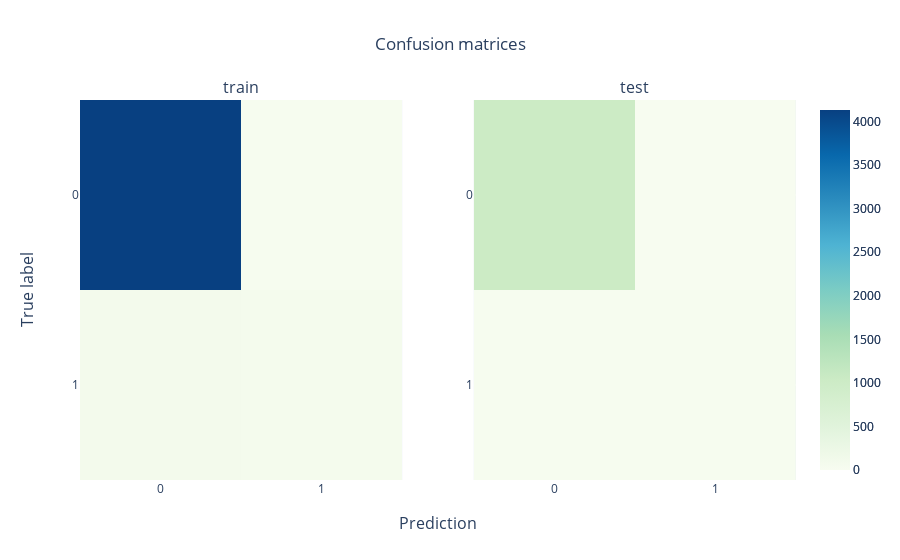

The code cell stored with this chart in its notebook:
### Code cell
# Visualize confusion matrices
from plotly.subplots import make_subplots
cm_train = confusion_matrix(y_train, Y_train_pred)
cm_test = confusion_matrix(y_test, Y_test_pred)

fig = make_subplots(rows = 1, cols = 2, subplot_titles = ("train", "test"), 
                    x_title = 'Prediction', y_title = 'True label')
fig.update_layout(
        title = go.layout.Title(text = "Confusion matrices", x = 0.5))
fig.update_yaxes(autorange='reversed')
fig.add_trace(
    go.Heatmap(
        name = 'train',
        x = ['0', '1'], 
        y = ['0', '1'], 
        z = cm_train,
        colorscale = 'gnbu',
        zmin = 0,
        zmax = max(cm_train.max(), cm_test.max())
    ),
    row = 1,
    col = 1
)  
fig.add_trace(
    go.Heatmap(
        name = 'test',
        x = ['0', '1'], 
        y = ['0', '1'], 
        z = cm_test,
        colorscale = 'gnbu',
        zmin = 0,
        zmax = max(cm_train.max(), cm_test.max())
    ),
    row = 1,
    col = 2
)

### Figure 1 — Plotly figure (JSON) as saved in the notebook; plotly's stock layout.template omitted (floating-point values rounded to 4 significant figures)
{"data": [{"colorscale": [[0, "rgb(247,252,240)"], [0.125, "rgb(224,243,219)"], [0.25, "rgb(204,235,197)"], [0.375, "rgb(168,221,181)"], [0.5, "rgb(123,204,196)"], [0.625, "rgb(78,179,211)"], [0.75, "rgb(43,140,190)"], [0.875, "rgb(8,104,172)"], [1, "rgb(8,64,129)"]], "name": "train", "type": "heatmap", "x": ["0", "1"], "xaxis": "x", "y": ["0", "1"], "yaxis": "y", "z": [[4133, 25], [95, 75]], "zmax": 4133, "zmin": 0}, {"colorscale": [[0, "rgb(247,252,240)"], [0.125, "rgb(224,243,219)"], [0.25, "rgb(204,235,197)"], [0.375, "rgb(168,221,181)"], [0.5, "rgb(123,204,196)"], [0.625, "rgb(78,179,211)"], [0.75, "rgb(43,140,190)"], [0.875, "rgb(8,104,172)"], [1, "rgb(8,64,129)"]], "name": "test", "type": "heatmap", "x": ["0", "1"], "xaxis": "x2", "y": ["0", "1"], "yaxis": "y2", "z": [[1031, 9], [27, 15]], "zmax": 4133, "zmin": 0}], "layout": {"annotations": [{"font": {"size": 16}, "showarrow": false, "text": "train", "x": 0.225, "xanchor": "center", "xref": "paper", "y": 1, "yanchor": "bottom", "yref": "paper"}, {"font": {"size": 16}, "showarrow": false, "text": "test", "x": 0.775, "xanchor": "center", "xref": "paper", "y": 1, "yanchor": "bottom", "yref": "paper"}, {"font": {"size": 16}, "showarrow": false, "text": "Prediction", "x": 0.5, "xanchor": "center", "xref": "paper", "y": 0, "yanchor": "top", "yref": "paper", "yshift": -30}, {"font": {"size": 16}, "showarrow": false, "text": "True label", "textangle": -90, "x": 0, "xanchor": "right", "xref": "paper", "xshift": -40, "y": 0.5, "yanchor": "middle", "yref": "paper"}], "title": {"text": "Confusion matrices", "x": 0.5}, "xaxis": {"anchor": "y", "domain": [0, 0.45]}, "xaxis2": {"anchor": "y2", "domain": [0.55, 1]}, "yaxis": {"anchor": "x", "autorange": "reversed", "domain": [0, 1]}, "yaxis2": {"anchor": "x2", "autorange": "reversed", "domain": [0, 1]}}}
